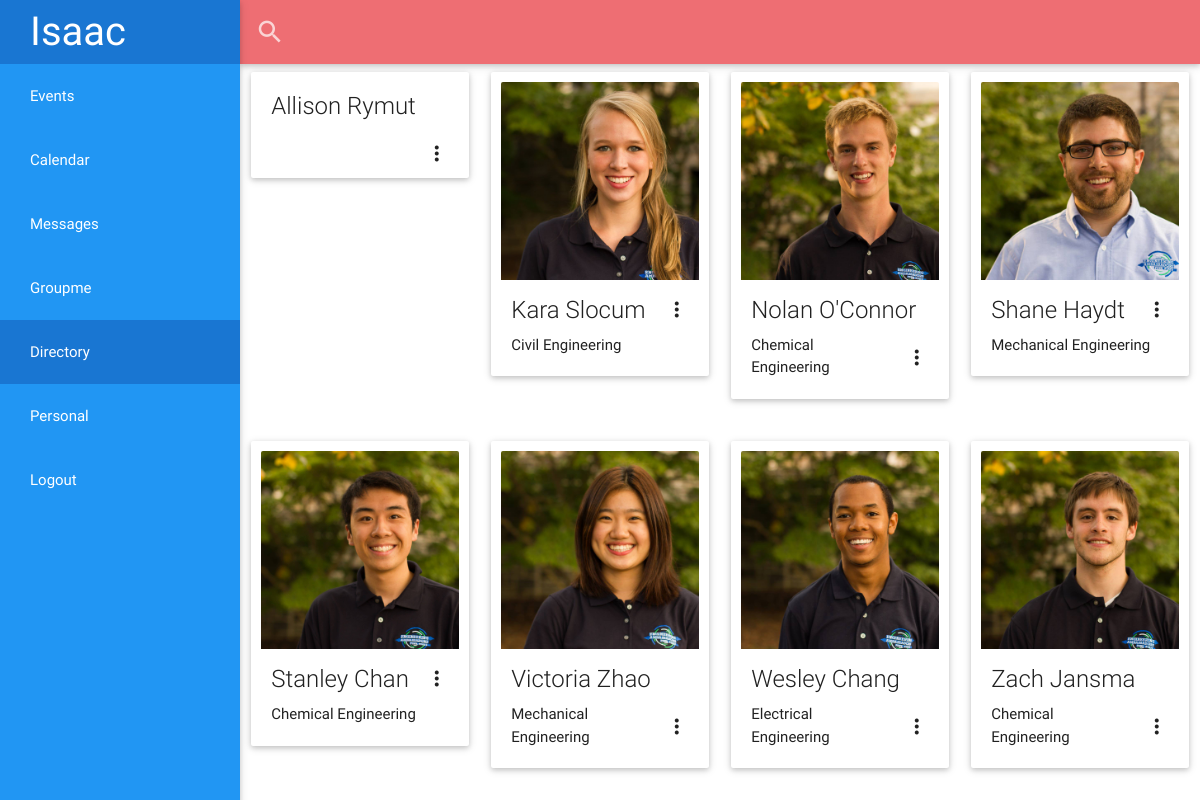
Page /directory/ (signed in) on the committed database.
### personal/models.py (models this page shows)
class EngineeringAmbassador(models.Model):
     user = models.OneToOneField(User)
     picture = models.ImageField(blank = True, upload_to = 'profile_pics/')
     rank = models.CharField(max_length = 20, blank = True, default ="Ambassador")
     aboutme = models.TextField(max_length = 500, blank = True)
     grad_semester = models.CharField(max_length = 6, blank = True, default="Spring")
     grad_year = models.CharField(max_length = 4, blank = True, default = "2015")
     fall_status = models.BooleanField(default=True)
     spring_status = models.BooleanField(default=True)
     student_id = models.PositiveIntegerField(blank = True, null=True)
     company_designation = models.CharField(max_length = 20, blank=True)
     companies_worked = models.TextField(blank = True)
     major = models.CharField(blank=True, max_length = 40)
     major_2 = models.CharField(max_length = 40, blank = True)
     minor = models.CharField(max_length = 40, blank = True)
     minor_2 = models.CharField(max_length = 40, blank = True)
     schreyer_honors = models.BooleanField(default = False)
     phone = models.CharField(max_length = 10, blank=True)
     groupme_id = models.CharField(max_length = 20, blank=True, null=True)
     def __unicode__(self):
		return self.user.first_name + ' ' + self.user.last_name

### directory/views.py (the view)
# urls.py: url(r'^directory/', include('directory.urls', namespace = 'directory')),
@login_required(login_url='/login/')
def directory(request):
    app = 'directory'
    if request.GET and 'directory_search' in request.GET:
        stylesheet = 'personal/profile.css'
        directory_search = request.GET['directory_search']
        if directory_search is not None and directory_search != '':
            ambassadors = User.objects.all()
            matching = []
            for term in directory_search.split():
                matching_ambassadors = ambassadors.filter( Q(first_name__contains = term) | Q(last_name__contains = term)).order_by('first_name')
                for matching_ambassador in matching_ambassadors:
                    matching.append(matching_ambassador)
            if not matching:
                return redirect('/directory/')
            else:
                match = get_object_or_404(User, username = matching[0])
                ambassador = get_object_or_404(EngineeringAmbassador, user = match)
                events_registered = sorted(chain(match.outreach.all(), match.tours.all()), key=lambda instance: instance.date)
                return render(request, 'directory/ambassador_profile.html', {'stylesheet':stylesheet, 'app': app, 'ambassador':ambassador, 'events_registered':events_registered, })
        else:
            return redirect('/directory/')
    else:
        stylesheet = "directory/directory.css"
        script = "directory/directory.js"
        users = User.objects.all().order_by("first_name")
        ambassadors = []
        for user in users:
            ambassador = get_object_or_404(EngineeringAmbassador, user = user)
            ambassadors.append(ambassador)
        return render(request,'directory/directory.html',{'stylesheet':stylesheet, 'app':app,'script':script, 'ambassadors':ambassadors})

### directory/templates/directory/directory.html (shortened to what this page needs)
{% include 'header.html' %}
{% include 'directory/directory_search.html' %}
  <div id="grid">
    <div class="row">
      {% for ambassador in ambassadors %}
      <div class="col s6 l3">
          <div class="card">
          <div class="card-image waves-effect waves-block waves-light">
            {% if ambassador.picture %}
            <img class="activator" src="{{ambassador.picture.url}}">
            {% endif %}
          </div>
          <div class="card-content">
            <span class="card-title activator grey-text text-darken-4">{{ambassador}} <i class="mdi-navigation-more-vert right"></i></span>
            <p>{{ambassador.major}}</p>
          </div>
        </div>
      </div>
      {% if forloop.counter|divisibleby:"4" and not forloop.last %}
        </div><div class="row">
      {% endif %}
      {% endfor %}
   </div>
  </div>
{% include 'footer.html' %}

### static/overall.css (style rules this page uses)
body { padding-left: 240px; }

### static/directory/directory.css (style rules this page uses)
.card-image { overflow: hidden; margin: 10px; position: relative; margin-bottom: 0; max-height: 300px; }
.card > .card-content { margin-top:0; padding-top:0; }

### rows in the picture
EngineeringAmbassador: user.last_name "Allison Rymut"
EngineeringAmbassador: picture (picture), user.last_name "Kara Slocum", major "Civil Engineering"
EngineeringAmbassador: picture (picture), user.last_name "Nolan O'Connor", major "Chemical Engineering"
EngineeringAmbassador: picture (picture), user.last_name "Shane Haydt", major "Mechanical Engineering"
EngineeringAmbassador: picture (picture), user.last_name "Stanley Chan", major "Chemical Engineering"
EngineeringAmbassador: picture (picture), user.last_name "Victoria Zhao", major "Mechanical Engineering"
EngineeringAmbassador: picture (picture), user.last_name "Wesley Chang", major "Electrical Engineering"
EngineeringAmbassador: picture (picture), user.last_name "Zach Jansma", major "Chemical Engineering"
